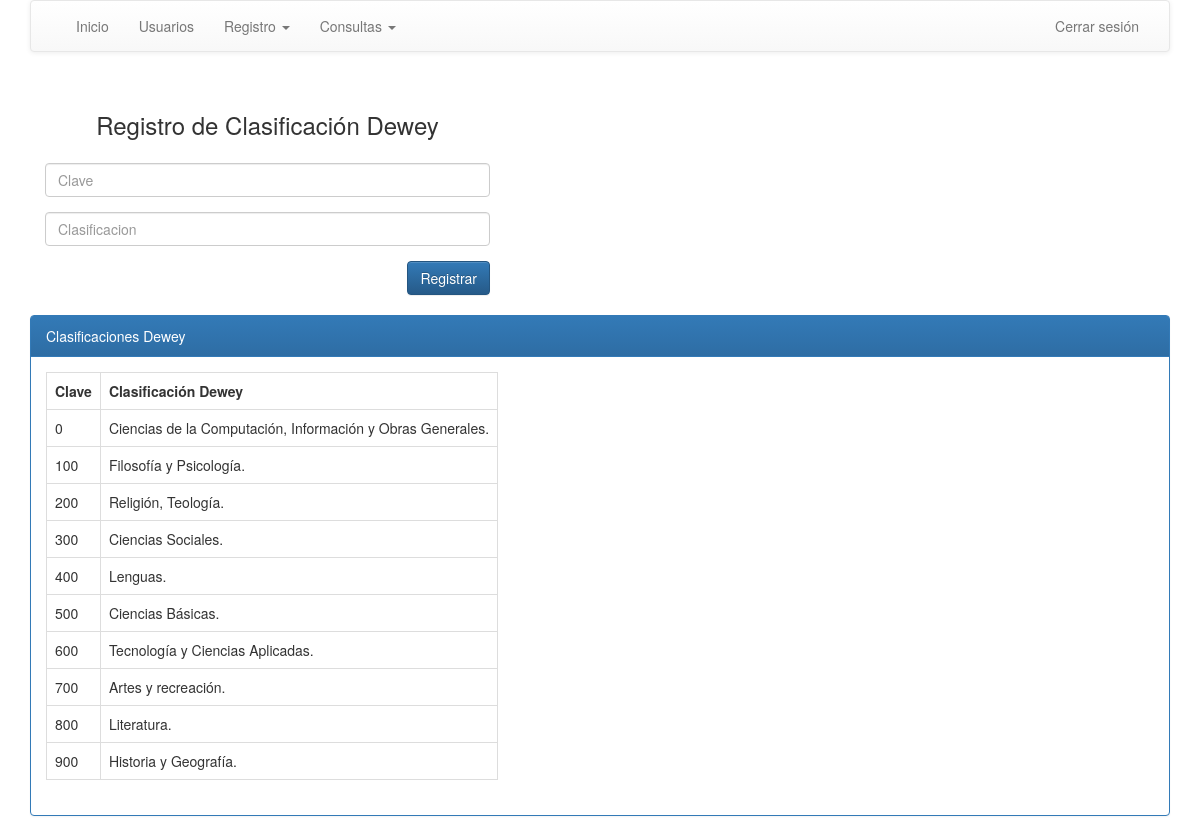
The app's page /clasificacion.php (signed in) with its own data.
### tables this page shows
CREATE TABLE `clasificacion` (
  `clave` int(11) NOT NULL,
  `clasificacion` varchar(150) NOT NULL
);

### clase/Database.php (called while the page is built, shortened)
<?php
class Database
{
    private static $dns = "mysql:host=localhost;dbname=puntoDeVenta";
    private static $user = "root";
    private static $pass = "toor";
    private static $instance;
    public function __construct ()
    {
       $this->db = new PDO(self::$dns,self::$user,self::$pass);
    }
    public static function getInstance()
    {
        if(!isset(self::$instance))
        {
            self::$instance=new $object;
        }
        return self::$instance;
    }
}
?>

### clase/Dewey.php (called while the page is built, shortened)
<?php
	require_once "Database.php";
	class Dewey
	{
		function consultarDewey()
		{
			$con = Database::getInstance();
			$sql = "SELECT * FROM clasificacion";
			$result = $con->db->prepare($sql);
			$result->execute();
			return ($result);
		}
	}
?>

### clasificacion.php (the view, shortened to what this page needs)
<!DOCTYPE html>
<html lang="es">
	<head>
		<link rel="stylesheet" href="https://maxcdn.bootstrapcdn.com/bootstrap/3.3.7/css/bootstrap.min.css">
		<link rel="stylesheet" href="https://maxcdn.bootstrapcdn.com/bootstrap/3.3.7/css/bootstrap-theme.min.css">
		<link rel="stylesheet" type="text/css" href="estilo/style.css">
	</head>
	<body>
		<div class="container">
			<?php
				include "include/nav.php";
				if (isset($_SESSION["rol"])) {
					require_once ("clase/Dewey.php");
					$consulta = new Dewey;
				}
				else{
					print '<script type="text/javascript">window.top.location.href = "login";</script>';
				}
			?>
		</div>
		<div class="container">
			<div class="col-md-5">
			    <div class="form-area">
			        <form role="form" method="post" action="funcionDewey">
			        <br style="clear:both">
	                    <h3 id="tituloForm">Registro de Clasificación Dewey</h3>
	                    <div class="form-group">
							<input type="number" class="form-control" id="clave" name="clave" placeholder="Clave" required>
						</div>
						<div class="form-group">
							<input type="text" class="form-control" id="clasificacion" name="clasificacion" placeholder="Clasificacion" required>
						</div>
			        <button type="submit" id="submit" name="submit" class="btn btn-primary pull-right">Registrar</button>
			        </form>
			    </div>
			</div>
		</div>
		<br/>
		<div class="container">
			<div class="panel panel-primary">
				<div class="panel-heading">Clasificaciones Dewey</div>
				<div class="panel-body">
					<div class="row">
					  <div class="col-lg-6">
					    <div class="input-group">
					    	<div class="table-responsive">
						    	<table class="table .table-sm table-hover table-bordered">
						    		<tr>
						    			<th>Clave</th>
						    			<th>Clasificación Dewey</th>
						    		</tr>
						    		<?php
										$result = $consulta->consultarDewey();
										if ($result->rowCount() > 0) {
											foreach($result as $row)
											{
												echo "<tr>";
												echo "<td>".$row['clave']."</td>";
												echo "<td>".$row['clasificacion']."</td>";
												echo "</tr>";
											}
										}
										else
										{
										}
						    		?>
						    	</table>
						    </div>
					    </div>
					  </div>
					</div>
				</div>
			</div>
		</div>
	</body>
</html>

### include/nav.php (shortened to what this page needs)
<nav class="navbar navbar-default">
	<div class="container-fluid">
	  <div class="navbar-header">
	    <a class="navbar-brand" href="#">
	    </a>
	  </div>
	  <div id="navbar" class="navbar-collapse collapse">
	    <ul class="nav navbar-nav">
	      <li><a href="inicio">Inicio</a></li>
	      <?php
	      	if (isset($_SESSION["rol"])) {
	      		if ($_SESSION["rol"]==1)
	      		{
	      ?>
			      <li><a href="#">Usuarios</a></li>
			      <li class="dropdown">
			        <a href="#" class="dropdown-toggle" data-toggle="dropdown" role="button" aria-haspopup="true" aria-expanded="false">Registro <span class="caret"></span></a>
			      </li>
			      <li class="dropdown">
			        <a href="#" class="dropdown-toggle" data-toggle="dropdown" role="button" aria-haspopup="true" aria-expanded="false">Consultas <span class="caret"></span></a>
			      </li>
	      <?php
	      		}
	      	}
	      ?>
	    </ul>
	    <ul class="nav navbar-nav navbar-right">
	      <?php
	      	if (isset($_SESSION["user"]))
	      	{
	      		echo "<li><a href='#'>".$_SESSION["user"]."</a></li>";
	      		echo "<li><a href='cerrar'>Cerrar sesión</a></li>";
	      	}
	      	else
	      	{
	      		echo "<li><a href='login'>Iniciar sesión</a></li>";
	      	}
	      ?>
	    </ul>
	  </div>
	</div>
</nav>

### estilo/style.css (style rules this page uses)
body { background: url("img/fondo1.jpg") no-repeat center center fixed; -webkit-background-size: cover; -moz-background-size: cover; -o-background-size: cover; background-size: cover; }
#tituloForm { margin-bottom: 25px; text-align: center; }

### records on screen
clasificacion: clave "0", clasificacion "Ciencias de la Computación, Información y Obras Generales."
clasificacion: clave "100", clasificacion "Filosofía y Psicología."
clasificacion: clave "200", clasificacion "Religión, Teología."
clasificacion: clave "300", clasificacion "Ciencias Sociales."
clasificacion: clave "400", clasificacion "Lenguas."
clasificacion: clave "500", clasificacion "Ciencias Básicas."
clasificacion: clave "600", clasificacion "Tecnología y Ciencias Aplicadas."
clasificacion: clave "700", clasificacion "Artes y recreación."
clasificacion: clave "800", clasificacion "Literatura."
clasificacion: clave "900", clasificacion "Historia y Geografía."
